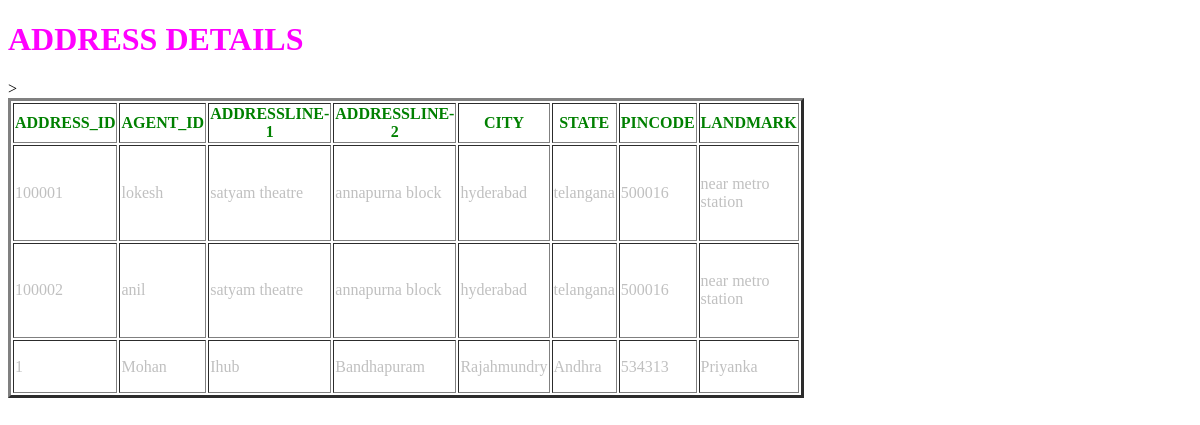
Screenshot of /addresses/ with the database file from the repository.
### agentapp/models.py (models this page shows, shortened)
class address(models.Model):
    addressid = models.CharField(primary_key=True, max_length=100)
    agentid = models.ForeignKey(agent, on_delete=models.CASCADE)
    addressline1 = models.CharField(max_length=100)
    addressline2 = models.CharField(max_length=100)
    city = models.CharField(max_length=100)
    state = models.CharField(max_length=100)
    pincode = models.IntegerField(default=False)
    landmark = models.CharField(max_length=100)

class agent(models.Model):
    agentid = models.CharField(max_length=30, primary_key=True)
    firstname = models.CharField(max_length=10)
    lastname = models.CharField(max_length=10)
    experience = models.CharField(max_length=5)
    company = models.CharField(max_length=10)
    def __str__(self):
        return self.firstname

### agentapp/views.py (the view)
# urls.py: path('addresses/', views.addresses),
def addresses(request):
    agentrecords3=address.objects.all()
    return render(request,'addresses_display.html',{'agentrecord3':agentrecords3})

### templates/addresses_display.html (shortened to what this page needs)
<!DOCTYPE html>
<html lang="en" dir="ltr">
{%load static%}
  <head>
    <link rel="stylesheet" href="{%static 'testapp3.css'%}">
  </head>
  <body>
    <h1>ADDRESS DETAILS</h1>
    {% if agentrecord3 %}
    <table border="3",<canvas id="canvas" width="300" height="300"></canvas>>
      <thead>
        <th>ADDRESS_ID</th>
        <th>AGENT_ID</th>
        <th>ADDRESSLINE-1</th>
        <th>ADDRESSLINE-2</th>
        <th>CITY</th>
        <th>STATE</th>
        <th>PINCODE</th>
        <th>LANDMARK</th>
      </thead>
      {% for agentsadr in agentrecord3 %}
      <tr>
        <td>{{agentsadr.addressid}}</td>
        <td>{{agentsadr.agentid}}</td>
        <td>{{agentsadr.addressline1}}</td>
        <td>{{agentsadr.addressline2}}</td>
        <td>{{agentsadr.city}}</td>
        <td>{{agentsadr.state}}</td>
        <td>{{agentsadr.pincode}}</td>
        <td>{{agentsadr.landmark}}</td>
      </tr>
      {% endfor%}
    </table>
    {%else%}
<p>NO ADDRESS RECORD WILL BE FOUND </p>
  {% endif %}
  </body>
</html>

### agentapp/static/testapp3.css (style rules this page uses)
body { background: url(https://images.unsplash.com/photo-1505891362658-7fd8913486e0?ixlib=rb-0.3.5&ixid=eyJhcHBfaWQiOjEyMDd9&s=9f739412c0cfc94c4cb1eb6f4abdc8c1&auto=format&fit=crop&w=1500&q=80); background-repeat: no-repeat; background-size: cover; }
h1 { color: fuchsia; }
thead { color: green; }
td { color: silver; }

### rows the page displays
address: addressid "100001", agentid "lokesh", addressline1 "satyam theatre", addressline2 "annapurna block", city "hyderabad", state "telangana", pincode "500016", landmark "near metro station"
address: addressid "100002", agentid "anil", addressline1 "satyam theatre", addressline2 "annapurna block", city "hyderabad", state "telangana", pincode "500016", landmark "near metro station"
address: addressid "1", agentid "Mohan", addressline1 "Ihub", addressline2 "Bandhapuram", city "Rajahmundry", state "Andhra", pincode "534313", landmark "Priyanka"
